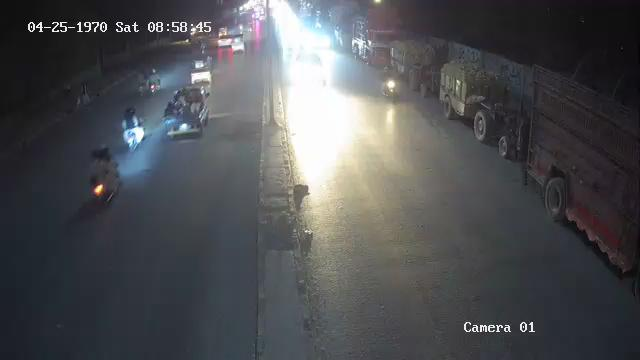
#> input picture object detection/output.jpg, 640 x 360 px, found by its file name
$ python crop.py
#> lines starting #> are read from the running program, lines starting #| are printed output that depends on the picture
# Import packages
import cv2
import numpy as np
img = cv2.imread(r'D:\gil\demo\UOB smart project demo\object detection\output.jpg')
#> img is the input picture: shape (360, 640, 3); mean B, G, R 83.2, 80.1, 78.8
print(img.shape) # Print image shape
#| (360, 640, 3)
cv2.imshow("original", img)
cropped_image = img[:, 280:]
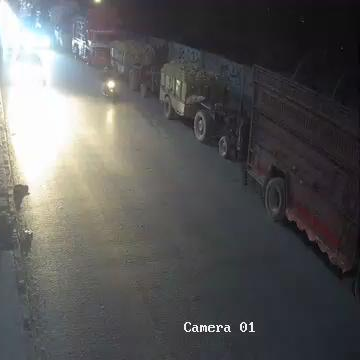
#> cropped_image: shape (360, 360, 3); mean B, G, R 88.9, 89.2, 89.8
# Display cropped image
cv2.imshow("cropped", cropped_image)
# Save the cropped image
cropped_image=cv2.resize(cropped_image,(400,400))
#> cropped_image: shape (400, 400, 3)
print(cropped_image.shape)
#| (400, 400, 3)
cv2.imwrite("Cropped Image.jpg", cropped_image)
cv2.waitKey(0)
cv2.destroyAllWindows()
